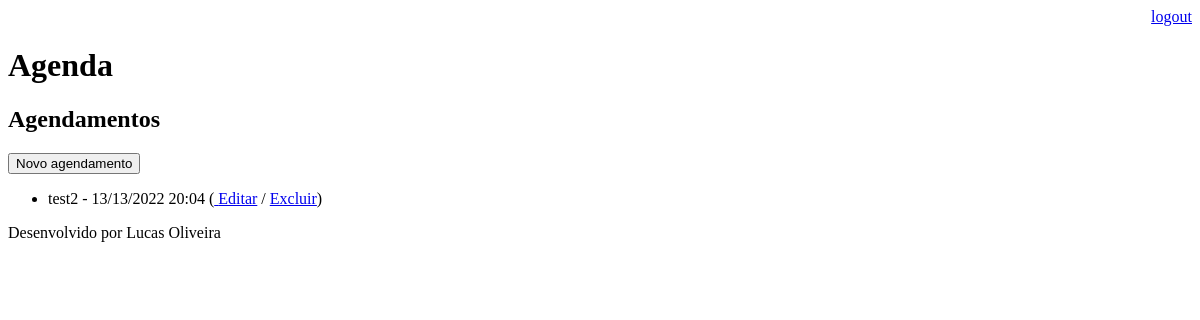
The page /agenda/ (signed in) on the database as committed earlier.
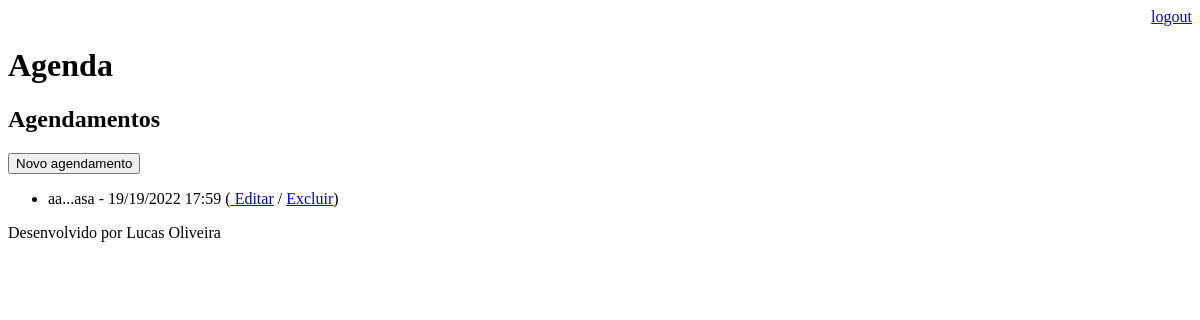
The same page on the database as committed later.
### core/models.py (models this page shows, shortened)
class Evento(models.Model):
    titulo = models.CharField(max_length=100)
    descricao = models.TextField(blank=True, null=True)
    data_evento = models.DateTimeField()
    data_criacao = models.DateTimeField(auto_now=True)
    usuario = models.ForeignKey(User, on_delete=models.CASCADE)
    class Meta:
        db_table = 'evento'
    def get_data_evento(self):
        return self.data_evento.strftime('%d/%d/%Y %H:%M')

### core/views.py (the view)
# urls.py: path('agenda/', views.lista_eventos),
@login_required(login_url='/login/')
def lista_eventos(request):
    usuario = request.user
    evento = Evento.objects.filter(usuario=usuario)
    response = {'evento':evento}
    return render(request, 'agenda.html', response)

### templates/agenda.html
{% extends "model-page.html" %}
{% block content %}
<h2>Agendamentos</h2>
<a href="evento/">
	<button type="button">Novo agendamento</button>
</a>
<ul>
	{% for evento in evento %}
	<li>
		{{ evento.titulo }} - {{evento.get_data_evento }}
		(<a href="evento/?id={{evento.id}}"> Editar</a>
		/
		<a href="evento/delete/{{evento.id}}/">Excluir</a>)
	</li>
	{% endfor %}
</ul>
{% endblock %}

Rows that differ between the two databases and show on the page:
removed Evento: titulo "test2", get_data_evento "13/13/2022 20:04"
added Evento: titulo "aa...asa", get_data_evento "19/19/2022 17:59"
